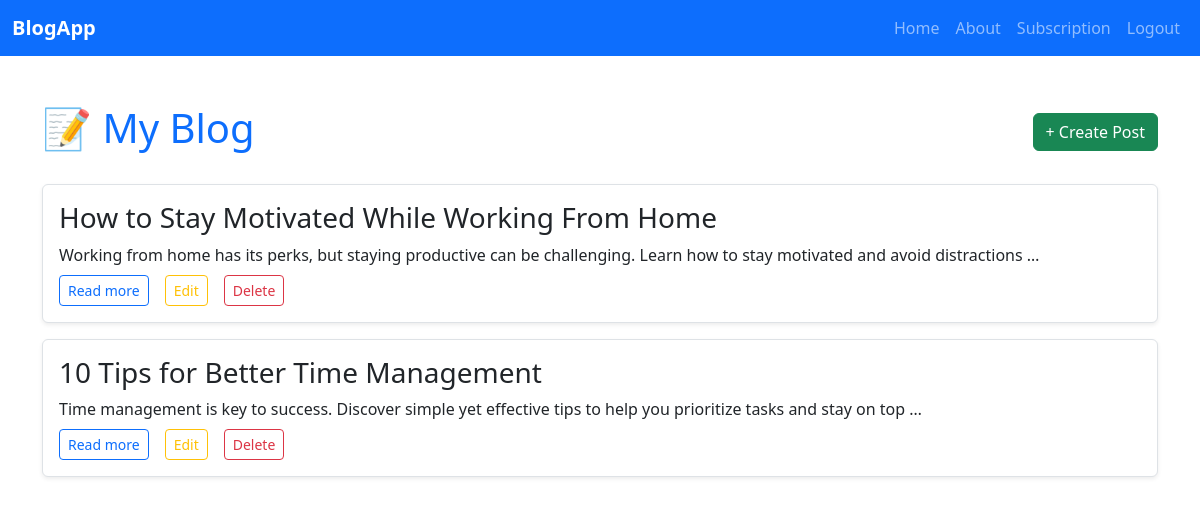
The page / (signed in) on the database its author committed.
### app1/models.py (models this page shows, shortened)
class Post(models.Model):
    author = models.ForeignKey(User,on_delete=models.CASCADE)
    title = models.CharField(max_length=200)
    content = models.TextField()
    created_at = models.DateField(auto_now_add=True)
    updated_at = models.DateField(auto_now=True)

### app1/views.py (the view)
# urls.py: path('',views.index,name='index'),
def index(request):
    if request.user.is_authenticated:
        posts = Post.objects.filter(author=request.user)
    else:
        posts = []
    context = {
        'posts': posts
    }
    return render(request, 'index.html', context)

### templates/index.html
{% extends "base.html" %}
{% block content %}
<div class="container mt-5">
    <div class="d-flex justify-content-between align-items-center mb-4">
      <h1 class="text-primary">
 📝
 My Blog</h1>
        {% if user.is_authenticated %}
      <a href="{% url 'create-post' %}" class="btn btn-success">+ Create Post</a>
      {% else %}
      <a href="{% url 'signin' %}" class="btn btn-success">+ Create Post</a>
      {% endif %}
    </div>
    {% if posts %}
      <div class="list-group">
        {% for post in posts %}
          <div class="list-group-item p-3 mb-3 border rounded shadow-sm">
            <h3 class="mb-2">{{ post.title }}</h3>
            <p class="mb-2">{{ post.content|truncatewords:20 }}</p>
            <div class="d-flex gap-3">
              <a href="{% url "read-more" id=post.id %}" class="btn btn-outline-primary btn-sm">Read more</a>
              <a href="{% url "edit-post" id=post.id %}" class="btn btn-outline-warning btn-sm">Edit</a>
              <a href="{% url "delete-post" id=post.id %}" class="btn btn-outline-danger btn-sm">Delete</a>
            </div>
          </div>
        {% endfor %}
      </div>
    {% else %}
      <div class="alert alert-info">
        No posts yet. Click "Create Post" to get started.
      </div>
    {% endif %}
  </div>
{% endblock content %}

### rows shown on the page
Post: title "How to Stay Motivated While Working From Home", content "Working from home has its perks, but staying productive can be challenging. Learn how to stay motivated and avoid distractions …"
Post: title "10 Tips for Better Time Management", content "Time management is key to success. Discover simple yet effective tips to help you prioritize tasks and stay on top …"
